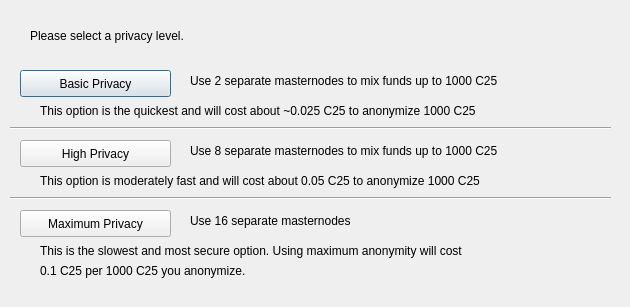
<?xml version="1.0" encoding="UTF-8"?>
<ui version="4.0">
 <class>DarksendConfig</class>
 <widget class="QDialog" name="DarksendConfig">
  <property name="geometry">
   <rect>
    <x>0</x>
    <y>0</y>
    <width>630</width>
    <height>307</height>
   </rect>
  </property>
  <property name="windowTitle">
   <string>Configure PrivateSend</string>
  </property>
  <widget class="QPushButton" name="buttonBasic">
   <property name="geometry">
    <rect>
     <x>20</x>
     <y>70</y>
     <width>151</width>
     <height>27</height>
    </rect>
   </property>
   <property name="text">
    <string>Basic Privacy</string>
   </property>
  </widget>
  <widget class="QPushButton" name="buttonHigh">
   <property name="geometry">
    <rect>
     <x>20</x>
     <y>140</y>
     <width>151</width>
     <height>27</height>
    </rect>
   </property>
   <property name="text">
    <string>High Privacy</string>
   </property>
  </widget>
  <widget class="QPushButton" name="buttonMax">
   <property name="geometry">
    <rect>
     <x>20</x>
     <y>210</y>
     <width>151</width>
     <height>27</height>
    </rect>
   </property>
   <property name="text">
    <string>Maximum Privacy</string>
   </property>
  </widget>
  <widget class="QLabel" name="label">
   <property name="geometry">
    <rect>
     <x>30</x>
     <y>20</y>
     <width>571</width>
     <height>31</height>
    </rect>
   </property>
   <property name="text">
    <string>Please select a privacy level.</string>
   </property>
  </widget>
  <widget class="QLabel" name="label_2">
   <property name="geometry">
    <rect>
     <x>190</x>
     <y>70</y>
     <width>421</width>
     <height>21</height>
    </rect>
   </property>
   <property name="text">
    <string>Use 2 separate masternodes to mix funds up to 1000 C25</string>
   </property>
  </widget>
  <widget class="QLabel" name="label_3">
   <property name="geometry">
    <rect>
     <x>190</x>
     <y>140</y>
     <width>411</width>
     <height>21</height>
    </rect>
   </property>
   <property name="text">
    <string>Use 8 separate masternodes to mix funds up to 1000 C25</string>
   </property>
  </widget>
  <widget class="QLabel" name="label_4">
   <property name="geometry">
    <rect>
     <x>190</x>
     <y>210</y>
     <width>421</width>
     <height>21</height>
    </rect>
   </property>
   <property name="text">
    <string>Use 16 separate masternodes</string>
   </property>
  </widget>
  <widget class="QLabel" name="label_6">
   <property name="geometry">
    <rect>
     <x>40</x>
     <y>100</y>
     <width>561</width>
     <height>21</height>
    </rect>
   </property>
   <property name="text">
    <string>This option is the quickest and will cost about ~0.025 C25 to anonymize 1000 C25</string>
   </property>
  </widget>
  <widget class="QLabel" name="label_7">
   <property name="geometry">
    <rect>
     <x>40</x>
     <y>170</y>
     <width>561</width>
     <height>21</height>
    </rect>
   </property>
   <property name="text">
    <string>This option is moderately fast and will cost about 0.05 C25 to anonymize 1000 C25</string>
   </property>
  </widget>
  <widget class="QLabel" name="label_8">
   <property name="geometry">
    <rect>
     <x>40</x>
     <y>240</y>
     <width>561</width>
     <height>21</height>
    </rect>
   </property>
   <property name="text">
    <string>This is the slowest and most secure option. Using maximum anonymity will cost</string>
   </property>
  </widget>
  <widget class="QLabel" name="label_9">
   <property name="geometry">
    <rect>
     <x>40</x>
     <y>260</y>
     <width>561</width>
     <height>21</height>
    </rect>
   </property>
   <property name="text">
    <string>0.1 C25 per 1000 C25 you anonymize.</string>
   </property>
  </widget>
  <widget class="Line" name="line">
   <property name="geometry">
    <rect>
     <x>10</x>
     <y>120</y>
     <width>601</width>
     <height>16</height>
    </rect>
   </property>
   <property name="orientation">
    <enum>Qt::Horizontal</enum>
   </property>
  </widget>
  <widget class="Line" name="line_2">
   <property name="geometry">
    <rect>
     <x>10</x>
     <y>190</y>
     <width>601</width>
     <height>16</height>
    </rect>
   </property>
   <property name="orientation">
    <enum>Qt::Horizontal</enum>
   </property>
  </widget>
 </widget>
 <resources/>
 <connections/>
</ui>
